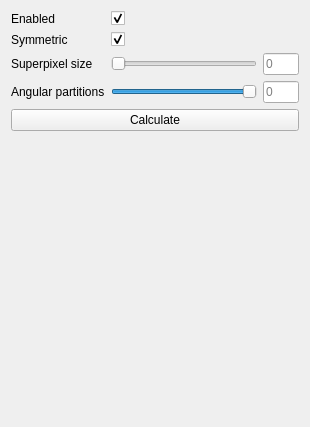
<?xml version="1.0" encoding="UTF-8"?>
<ui version="4.0">
 <class>polar_plot_toolbox</class>
 <widget class="QWidget" name="polar_plot_toolbox">
  <property name="geometry">
   <rect>
    <x>0</x>
    <y>0</y>
    <width>309</width>
    <height>427</height>
   </rect>
  </property>
  <property name="windowTitle">
   <string>Polar Plot Toolbox</string>
  </property>
  <layout class="QGridLayout" name="gridLayout">
   <item row="0" column="0">
    <widget class="QLabel" name="label_enabled">
     <property name="text">
      <string>Enabled</string>
     </property>
    </widget>
   </item>
   <item row="0" column="1">
    <widget class="QCheckBox" name="checkbox_enabled">
     <property name="sizePolicy">
      <sizepolicy hsizetype="Preferred" vsizetype="Preferred">
       <horstretch>0</horstretch>
       <verstretch>0</verstretch>
      </sizepolicy>
     </property>
     <property name="layoutDirection">
      <enum>Qt::LeftToRight</enum>
     </property>
     <property name="text">
      <string/>
     </property>
     <property name="checked">
      <bool>true</bool>
     </property>
    </widget>
   </item>
   <item row="1" column="0">
    <widget class="QLabel" name="label_symmetric">
     <property name="text">
      <string>Symmetric</string>
     </property>
    </widget>
   </item>
   <item row="1" column="1">
    <widget class="QCheckBox" name="checkbox_symmetric">
     <property name="layoutDirection">
      <enum>Qt::LeftToRight</enum>
     </property>
     <property name="text">
      <string/>
     </property>
     <property name="checked">
      <bool>true</bool>
     </property>
    </widget>
   </item>
   <item row="2" column="0">
    <widget class="QLabel" name="label_superpixel_size">
     <property name="enabled">
      <bool>true</bool>
     </property>
     <property name="text">
      <string>Superpixel size</string>
     </property>
    </widget>
   </item>
   <item row="2" column="1">
    <widget class="QSlider" name="slider_superpixel_size">
     <property name="sizePolicy">
      <sizepolicy hsizetype="Preferred" vsizetype="Preferred">
       <horstretch>4</horstretch>
       <verstretch>0</verstretch>
      </sizepolicy>
     </property>
     <property name="minimumSize">
      <size>
       <width>0</width>
       <height>0</height>
      </size>
     </property>
     <property name="maximum">
      <number>10000</number>
     </property>
     <property name="singleStep">
      <number>1</number>
     </property>
     <property name="value">
      <number>16</number>
     </property>
     <property name="orientation">
      <enum>Qt::Horizontal</enum>
     </property>
     <property name="tickPosition">
      <enum>QSlider::NoTicks</enum>
     </property>
     <property name="tickInterval">
      <number>1</number>
     </property>
    </widget>
   </item>
   <item row="2" column="2">
    <widget class="QLineEdit" name="line_edit_superpixel_size">
     <property name="sizePolicy">
      <sizepolicy hsizetype="Preferred" vsizetype="Preferred">
       <horstretch>1</horstretch>
       <verstretch>0</verstretch>
      </sizepolicy>
     </property>
     <property name="text">
      <string/>
     </property>
     <property name="alignment">
      <set>Qt::AlignLeading|Qt::AlignLeft|Qt::AlignVCenter</set>
     </property>
     <property name="placeholderText">
      <string>0</string>
     </property>
    </widget>
   </item>
   <item row="3" column="0">
    <widget class="QLabel" name="label_angular_partitions">
     <property name="enabled">
      <bool>true</bool>
     </property>
     <property name="text">
      <string>Angular partitions</string>
     </property>
    </widget>
   </item>
   <item row="3" column="1">
    <widget class="QSlider" name="slider_angular_partitions">
     <property name="sizePolicy">
      <sizepolicy hsizetype="Preferred" vsizetype="Preferred">
       <horstretch>4</horstretch>
       <verstretch>0</verstretch>
      </sizepolicy>
     </property>
     <property name="minimumSize">
      <size>
       <width>0</width>
       <height>0</height>
      </size>
     </property>
     <property name="maximum">
      <number>360</number>
     </property>
     <property name="singleStep">
      <number>1</number>
     </property>
     <property name="value">
      <number>360</number>
     </property>
     <property name="orientation">
      <enum>Qt::Horizontal</enum>
     </property>
     <property name="tickPosition">
      <enum>QSlider::NoTicks</enum>
     </property>
     <property name="tickInterval">
      <number>1</number>
     </property>
    </widget>
   </item>
   <item row="3" column="2">
    <widget class="QLineEdit" name="line_edit_angular_partitions">
     <property name="sizePolicy">
      <sizepolicy hsizetype="Preferred" vsizetype="Preferred">
       <horstretch>1</horstretch>
       <verstretch>0</verstretch>
      </sizepolicy>
     </property>
     <property name="text">
      <string/>
     </property>
     <property name="alignment">
      <set>Qt::AlignLeading|Qt::AlignLeft|Qt::AlignVCenter</set>
     </property>
     <property name="placeholderText">
      <string>0</string>
     </property>
    </widget>
   </item>
   <item row="4" column="0" colspan="3">
    <widget class="QPushButton" name="button_calculate">
     <property name="text">
      <string>Calculate</string>
     </property>
    </widget>
   </item>
   <item row="5" column="0" colspan="3">
    <spacer name="spacer">
     <property name="orientation">
      <enum>Qt::Vertical</enum>
     </property>
     <property name="sizeHint" stdset="0">
      <size>
       <width>288</width>
       <height>12</height>
      </size>
     </property>
    </spacer>
   </item>
  </layout>
 </widget>
 <resources/>
 <connections/>
</ui>
